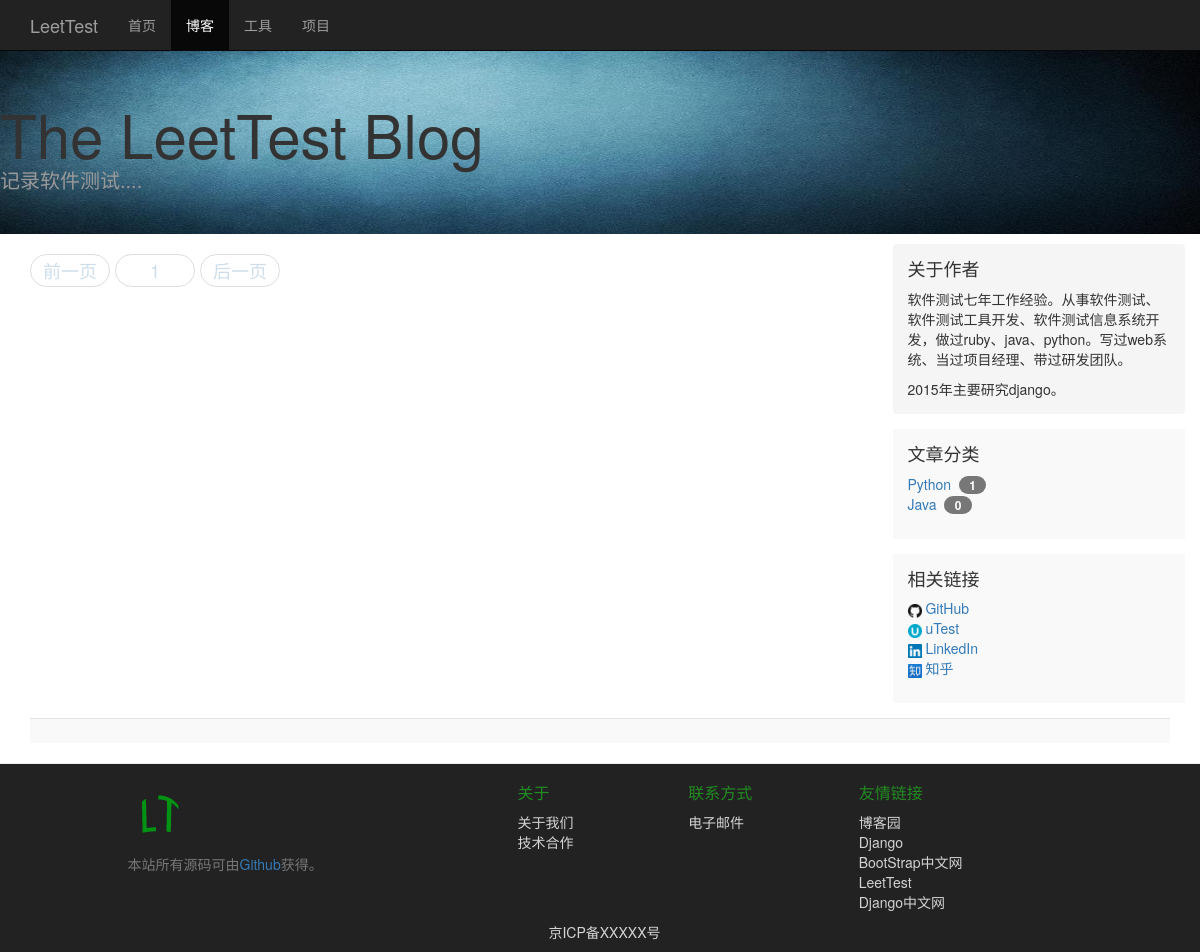
The page /blog/?categoryid=2 on the database as committed earlier.
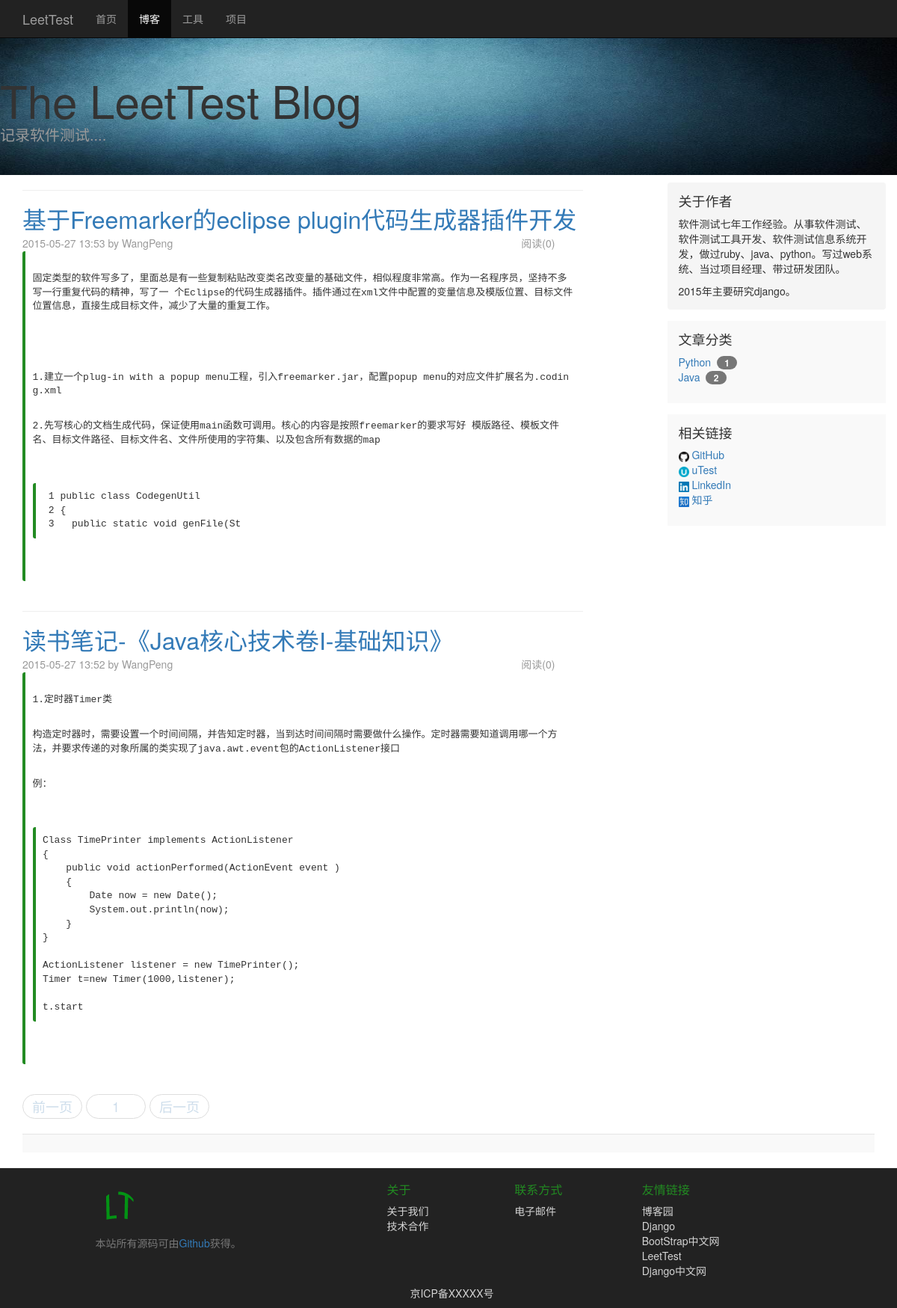
The same page on the database as committed later.
### blog/models.py (models this page shows, shortened)
class Category(models.Model):
    name=models.CharField(max_length=20)

class Article(models.Model):
    caption=models.CharField(max_length=50)
    subcaption=models.CharField(max_length=200,blank=True)
    publish_time = models.DateTimeField(auto_now_add=True)
    update_time = models.DateTimeField(auto_now=True)
    author=models.ForeignKey(Author)
    category=models.ForeignKey(Category)
    tags=models.ManyToManyField(Tag,blank=True)
    content=models.TextField()
    readcount=models.IntegerField(default=0)
    ispublic=models.BooleanField('公开发布',default=1)

class Author(models.Model):
    name=models.CharField(max_length=30)
    email=models.CharField(max_length=30,blank=True)
    website=models.CharField(max_length=50,blank=True)
    def __unicode__(self):
        return u'%s' % (self.name)

### blog/views.py (the view)
def list(request):
    all_articles = Article.objects.all().order_by("-publish_time")
    categorys=Category.objects.all()
    for category in categorys:
        category.article_num = 0
        for article in all_articles:
            if article.category == category:
                category.article_num += 1
        category.save()
    categoryid = request.GET.get('categoryid')
    if categoryid:
        all_articles = all_articles.filter(category__id=int(categoryid))
    if not request.user.is_authenticated():
        all_articles=all_articles.filter(ispublic=1)
    p = Paginator(all_articles , 7)
    try:
        page = int(request.GET.get('page',1))
        if page < 1:
            page = 1
    except ValueError:
        page = 1
    try:
        articles = p.page(page)
    except PageNotAnInteger:
        articles = p.page(1)
    except EmptyPage:
        articles = p.page(p.num_pages)
    after_range_num = 3
    before_range_num = 2
    if page >= after_range_num:
        page_range = p.page_range[page - after_range_num:page + before_range_num]
    else:
        page_range = p.page_range[0:page + before_range_num]
    return render_to_response('article_list.html',locals())

### blog/templates/article_list.html (shortened to what this page needs)
{% extends "base.html" %}
{% block active-blog %}
  class="active"
{% endblock %}
{% block css %}
    <link href="/static/css/blog.css" rel="stylesheet">
{% endblock %}
{% block content %}
    <div class="blog-header"  style="background: url(/static/images/banner0.png) ;background-size:100% 100%;">
        <h1 class="blog-title">The LeetTest Blog</h1>
        <p class="lead blog-description">记录软件测试....</p>
    </div>
    <div class="container">
      <div class="row">
        <div class="col-sm-8 blog-main">
          {% for article in articles%}
            <hr>
            <div class="blog-post">
              <h2 class="blog-post-title"><a href="{% url 'blog:detail' article.id %}">{{ article.caption }}</a></h2>
                <div class="blog-post-meta">
                  <div class="left">{{ article.publish_time|date:"Y-m-d H:i" }} by {{ article.author }}</div>
                  <div class="right">阅读({{ article.readcount}})</div>
                </div>
              <pre>
                {{ article.content|safe|truncatechars_html:400}}
	            </pre>
	          </div>
          {% endfor%}
          <nav>
            <ul class="pager">
              	{% if articles.has_previous %}
			    	      <li><a href="?page={{ articles.previous_page_number }}">前一页</a></li>
      			    {% else %}
      			    	<li><a class="active">前一页</a></li>
      			    {% endif %}
      			    {% for p in page_range %}
      			      {% ifequal p page %}
      			      	<li><a class="active">{{p}}</a></li>
      			      {% else %}
      			      	<li><a href="?page={{p}}" title="第{{p}}页">{{p}}</a><li>
      			      {% endifequal %}
      			    {% endfor %}
      			    {% if articles.has_next %}
      			    	<li><a href="?page={{ articles.next_page_number }}">后一页</a></li>
      			    {% else %}
      			    	<li> <a class="active">后一页</a></li>
      			    {% endif %}
            </ul>
          </nav>
        </div>
        <div class="col-sm-3 col-sm-offset-1 blog-sidebar">
          <div class="sidebar-module sidebar-module-inset">
            <h4>关于作者</h4>
            <p>软件测试七年工作经验。从事软件测试、软件测试工具开发、软件测试信息系统开发，做过ruby、java、python。写过web系统、当过项目经理、带过研发团队。</p>
            <p>2015年主要研究django。</p>
          </div>
          <div class="sidebar-module">
            <h4>文章分类</h4>
            <ul class="list-unstyled">
             	{% for category in categorys %}
              		<li><a href="?categoryid={{ category.id }}">{{category.name}}&nbsp;&nbsp;<span class="badge">&nbsp;{{category.article_num}}&nbsp;</span></a></li>
          		{% endfor%}
            </ul>
          </div>
          <div class="sidebar-module">
            <h4>相关链接</h4>
            <ol class="list-unstyled">
              <li><a target="_blank" href="https://github.com/buaawp" ><img src="/static/images/web-icon/github.ico" /> GitHub</a></li>
              <li><a target="_blank" href="https://my.utest.com/platform/profile/dcb432b29d3d11e4bf8522000aa410c3"><img src="/static/images/web-icon/utest.ico" /> uTest</a></li>
              <li><a target="_blank" href="http://cn.linkedin.com/in/buaawp"><img src="/static/images/web-icon/linkedin.ico" /> LinkedIn</a></li>
              <li><a target="_blank" href="http://www.zhihu.com/people/buaawp"><img src="/static/images/web-icon/zhihu.ico" /> 知乎</a></li>
            </ol>
          </div>
        </div>
      </div>
    <footer class="blog-footer">
    </footer>
  </div>
{% endblock %}

Rows that differ between the two databases and show on the page:
added Article: caption "基于Freemarker的eclipse plugin代码生成器插件开发", publish_time "2015-05-27 13:53", author "WangPeng", readcount "0", content "固定类型的软件写多了，里面总是有一些复制粘贴改变类名改变量的基础文件，相似程度非常高。作为一名程序员，坚持不多写一行重复代码的精神，写了一 个Eclipse的代码生成器插件。插件通过在xml文件中配置的变量信息及模版位置、目标文件位置信息，直接生成目标文件，减少了大量的重复工作。 1.建立一个plug-in with a popup menu工程，引入freemarker.jar，配置popup menu的对应文件扩展名为.coding.xml 2.先写核心的文档生成代码，保证使用main函数可调用。核心的内容是按照freemarker的要求写好 模版路径、模板文件名、目标文件路径、目标文件名、文件所使用的字符集、以及包含所有数据的map 1 public class CodegenUtil 2 { 3 public static void genFile(St"
now on this page (row edited): Article: caption "读书笔记-《Java核心技术卷I-基础知识》", publish_time "2015-05-27 13:52", author "WangPeng", readcount "0", content "1.定时器Timer类 构造定时器时，需要设置一个时间间隔，并告知定时器，当到达时间间隔时需要做什么操作。定时器需要知道调用哪一个方法，并要求传递的对象所属的类实现了java.awt.event包的ActionListener接口 例： Class TimePrinter implements ActionListener { public void actionPerformed(ActionEvent event ) { Date now = new Date(); System.out.println(now); } } ActionListener listener = new TimePrinter(); Timer t = new Timer(1000 ,listener); t.start"
computed for Category "Java": article_num "0" → "2"
